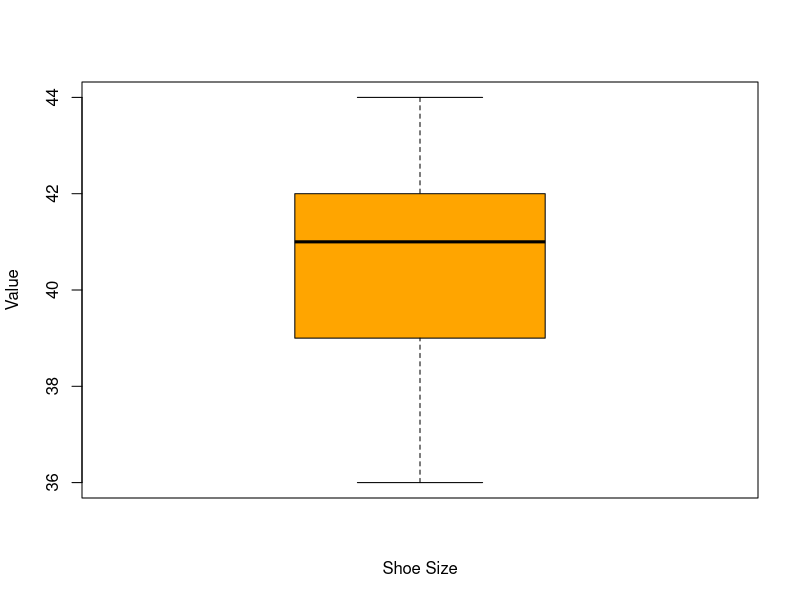
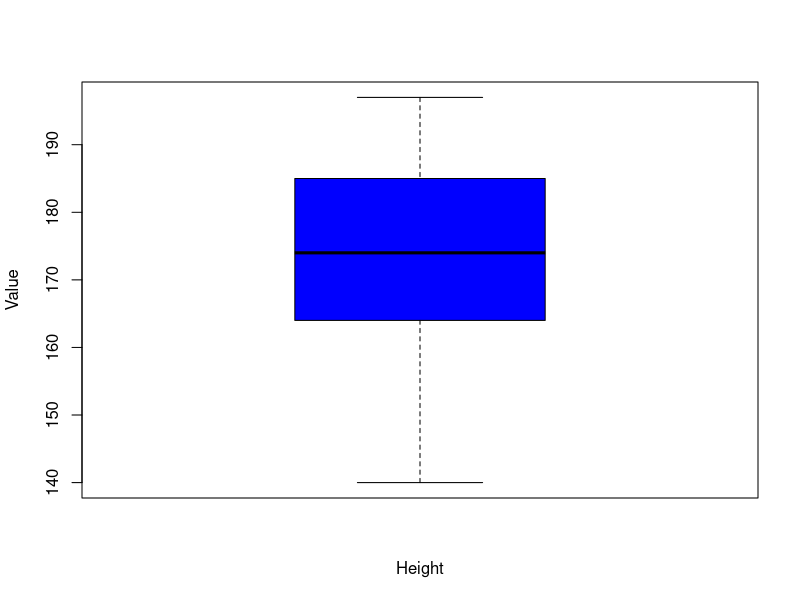
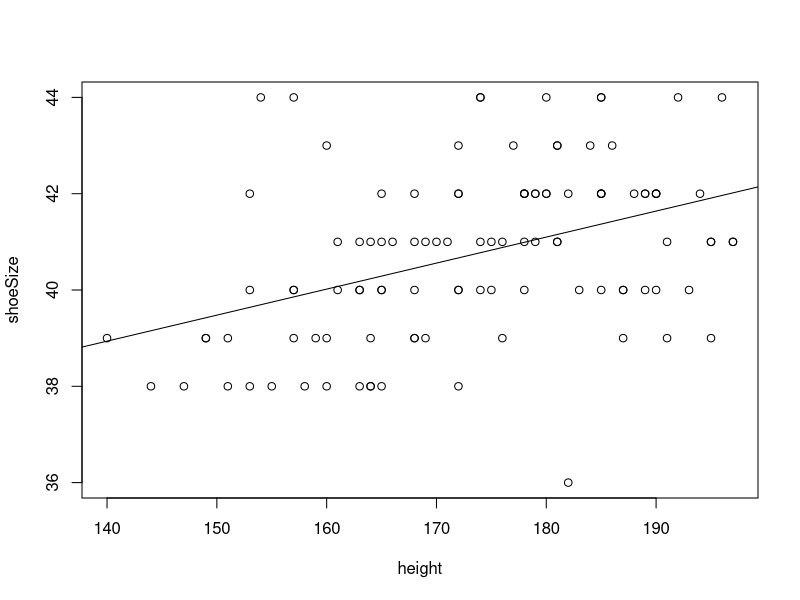
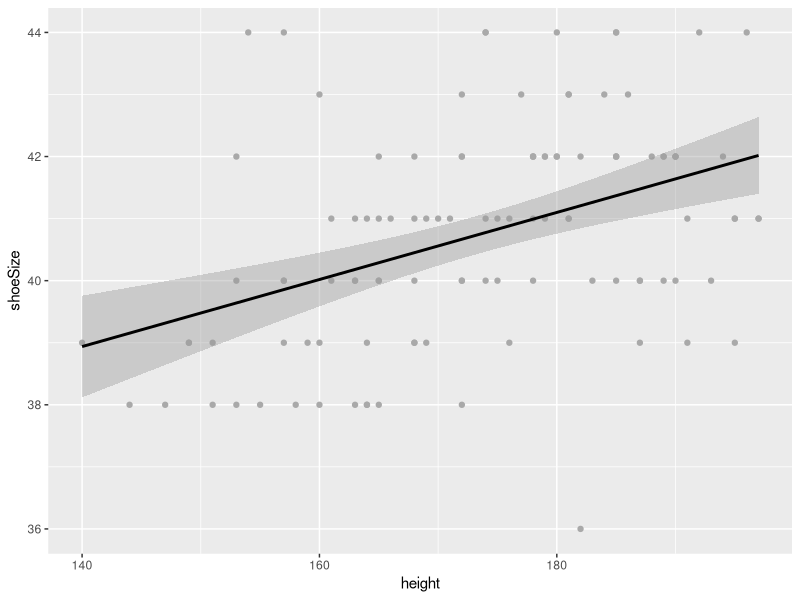

Reproduce these figures in R, in order.
## load package ggplot2 (sudo R -e "install.packages('ggplot2')")
library("ggplot2")



## load the data
dat = read.csv("height.csv")

# Variables
weight = dat$Weight
height = dat$Height
shoeSize = dat$ShoeSize



## Plots
# Boxplot
boxplot(shoeSize,
        col = "orange",
        ylab= "Value",
        xlab= "Shoe Size"
        )

boxplot(height,
        col = "blue",
        ylab= "Value",
        xlab= "Height"
        )


# Scatter plot and line of best fit - Alt1
plot(height, shoeSize)
abline(lm(shoeSize ~ height))

# Scatter plot and line of best fit - Alt2
ggplot(data = dat,
       aes(x= height,
           y=shoeSize,
       )
)  +
  # Scatter plot
  geom_point(color = "darkgrey") +
  # Fitted line (linear):
  # The gray area along the line is the confidence interval.
  # If gray area is irrelevant, it may be removed with the 
  # extra argument se=FALSE
  geom_smooth(method="lm",
              col="black",
              #se=FALSE
  )



### Control assumptions
## Normal Distribution Tests
##  Shapiro-Wilk normality test for the first group
shapiro.test(shoeSize)
##  Shapiro-Wilk normality test for the second group
shapiro.test(height)

## Variance Tests
## Fisher's F test to compare the two variances
var.test(shoeSize, height)

### Run correlation Tests
## We ignore Pearson's Correlation Test since the data is not normally distributed
#cor.test(height, shoeSize, method="pearson")

## We also ignore Kendall's Correlation Test since the dataset is quite large
#cor.test(height, shoeSize, method="kendall")

## Perform Spearman's Correlation Test
cor.test(height, shoeSize, method="spearman")